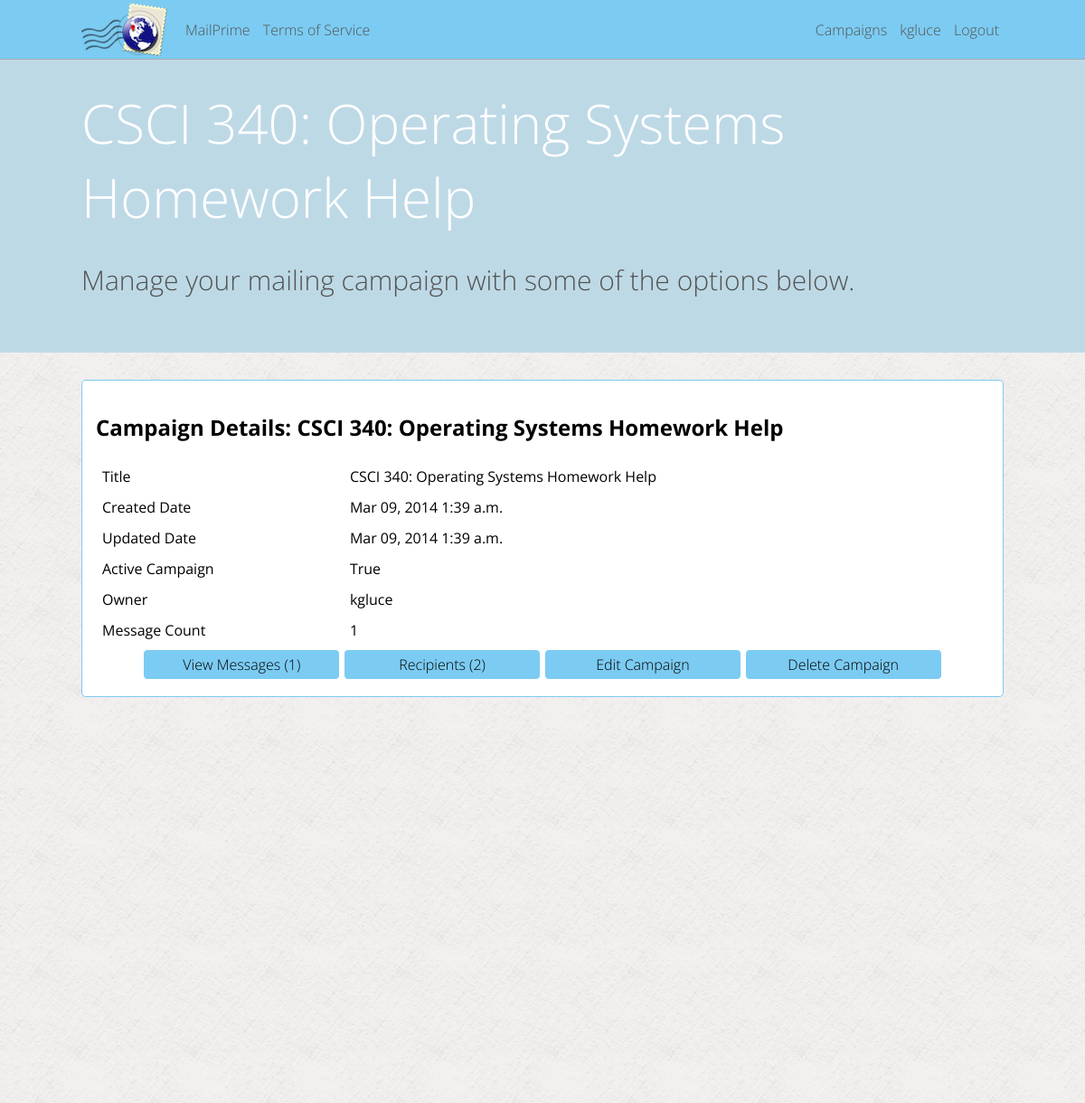
Page /kgluce/campaign-1 (signed in) on the earlier database version.
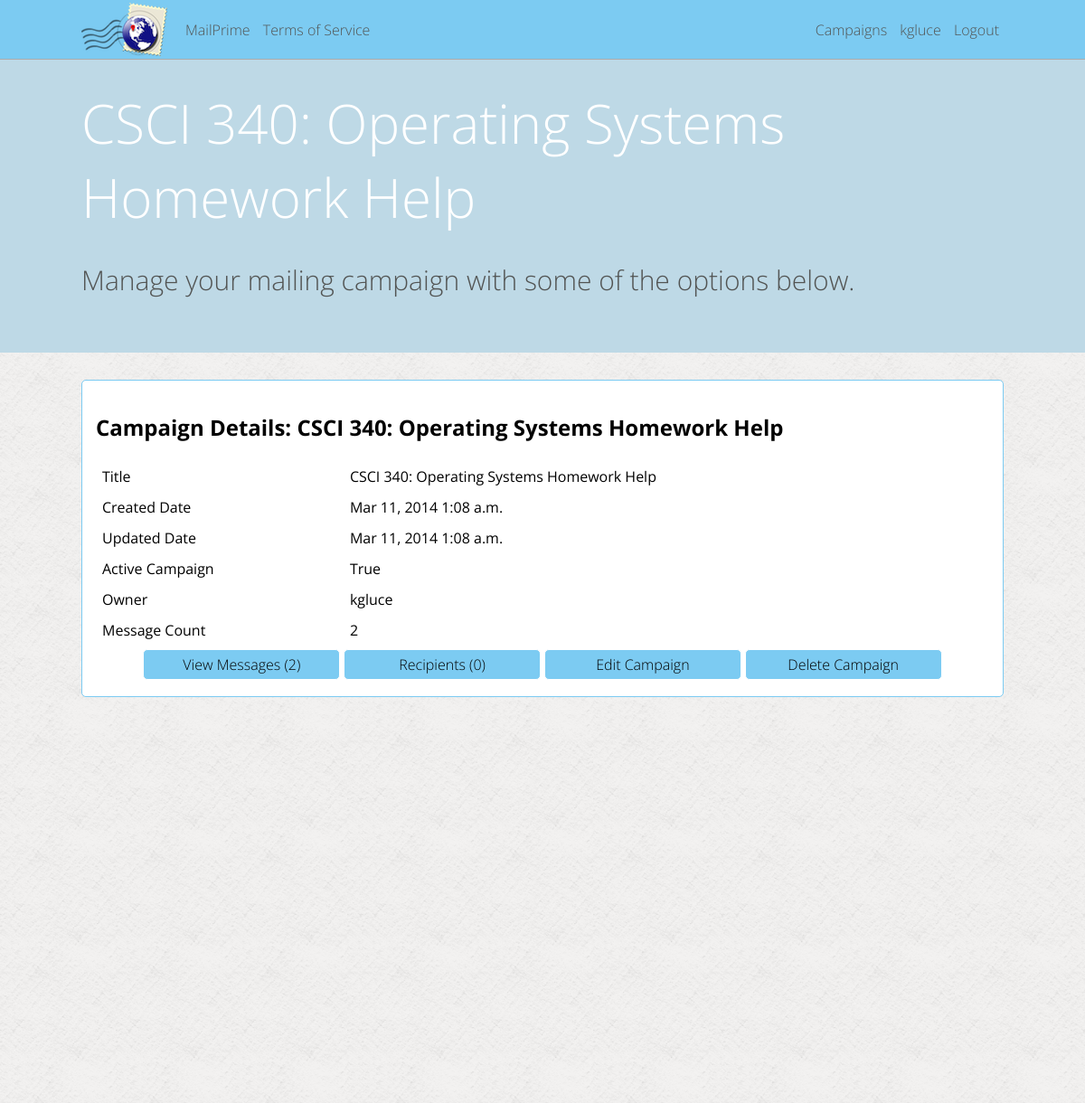
Same page on the later database version.
### mailer/models.py (models this page shows, shortened)
class Campaign(models.Model):
	title = models.CharField(max_length=200)
	about = models.TextField()
	created_date = models.DateTimeField(auto_now_add=True, blank=True)
	updated_date = models.DateTimeField(auto_now=True)
	active = models.BooleanField(default=True)
	user = models.ForeignKey(User)

### mailer/campaign_views.py (the view)
# urls.py: url(r'^(\w+)/campaign-(\d+)$', campaign_views.user_campaign, name='user_campaign'),
def user_campaign(request, param_username, param_campaign_pk):
	page_vars = {"page_title": 'Campaign View'}
	if current_user(request) and request.user.username == param_username:
		try:
			user_campaign = Campaign.objects.get(pk = param_campaign_pk)
		except Campaign.DoesNotExist:
			raise Http404
		if user_campaign.user.username != request.user.username:
			raise Http404
		if user_campaign.active == False:
			messages.add_message(request, messages.ERROR, 'Campaign disabled by MailPrime Administrator')
		page_vars['campaign'] = user_campaign
		page_vars['message_count'] = Message.objects.filter(campaign = user_campaign).count()
		page_vars['recipient_count'] = Recipient.objects.filter(campaign = user_campaign).count()
		return render(request, 'campaign/show.html', page_vars)
	else:
		raise Http404

### mailer/lib.py (called while the page is built)
def current_user(request):
	if request.user.is_authenticated():
		return True
	else:
		return False

### mailer/templates/campaign/show.html
{% extends "_base.html" %}
{% block content %}
<div class="solid_bg">
<h1>Campaign Details: {{ campaign.title }}</h1>
<table class="full_width">
	<tr>
		<td>Title</td>
		<td>{{ campaign.title }}</td>
	</tr>
	<tr>
		<td>Created Date</td>
		<td>{{ campaign.created_date|date:"M d, Y" }} {{ campaign.created_date|time:"P" }}</td>
	</tr>
	<tr>
		<td>Updated Date</td>
		<td>{{ campaign.updated_date|date:"M d, Y" }} {{ campaign.updated_date|time:"P" }}</td>
	</tr>
	<tr>
		<td>Active Campaign</td>
		<td>{{ campaign.active }}</td>
	</tr>
	<tr>
		<td>Owner</td>
		<td>{{ campaign.user }}</td>
	</tr>
	<tr>
		<td>Message Count</td>
		<td>{{ message_count }}</td>
	</tr>
</table>
<table class="ninety_center">
	<tr>
		<td><a class="link_button" href="/{{ user.username }}/campaign-{{ campaign.pk }}/messages">View Messages ({{ message_count }})</a></td>
		<td><a class="link_button" href="/{{user.username }}/campaign-{{ campaign.pk }}/recipients">Recipients ({{ recipient_count }})</a></td>
		<td><a class="link_button" href="/{{ user.username }}/campaign-{{ campaign.pk }}/edit">Edit Campaign</a></td>
		<td><a class="link_button" href="/{{ user.username }}/campaign-{{ campaign.pk }}/edit?action=delete">Delete Campaign</a></td>
 	</tr>
</table>
</div>
{% endblock %}
{% block header %}
<h5 id="header_title">{{ campaign.title }}</h5>
<p id="header_desc">Manage your mailing campaign with some of the options below.</p>
{% endblock header %}

### mailer/templates/_base.html (shortened to what this page needs)
{% load staticfiles %}
<!DOCTYPE html>
<html>
<head>
	<link href="{% static 'css/base.css' %}" rel="stylesheet">
	<link rel="stylesheet" href="//ajax.googleapis.com/ajax/libs/jqueryui/1.10.4/themes/smoothness/jquery-ui.css" />
</head>
<body>
	<nav>
		<div class="menu_wrapper">
			<img id="nav_icon" src="{% static 'images/nav_icon.png' %}" height="59px"></img>
			<ul class="nav_left">
				<li><a class="nav_link" href="/">MailPrime</a></li>
				<li><a class="nav_link" href="/tos">Terms of Service</a></li>
			</ul>
			<ul class="nav_right">
				{% if user.is_authenticated %}
				<li><a class="nav_link" href="/{{ user.username }}/campaigns">Campaigns</a></li>
				<li><a class="nav_link" href="/{{ user.username }}/account">{{ user.username }}</a></li>
				<li><a class="nav_link" href="/logout">Logout</a></li>
				{% else %}
				<li><a class="nav_link" href="/login">Login</a></li>
				{% endif %}
			</ul>
		</div>
	</nav>
	<header>
		<div class="content_wrapper">
			{% block header %}{% endblock header %}
		</div>
	</header>
	<section id="main">
		<div class="content_wrapper">
			{% block content %}
			{% endblock %}
		</div>
	</section>
</body>
</html>

### static/css/base.css (style rules this page uses)
html, body { height: 100%; }
html { font-family: 'Open Sans', sans-serif; }
.menu_wrapper { margin: 0 auto; padding: 0; height: 65px; max-width: 1200px; width: 85%; }
nav { position: fixed; width: 100%; height: 65px; left: 0px; top: 0px; background-color: #7ccbf2; outline: 1px outset #ffffff; }
.menu_wrapper { margin: 0 auto; padding: 0; height: 65px; max-width: 1200px; min-width: 590px; width: 85%; }
.nav_left { float: left; list-style: none; height: 100%; margin: 0; padding: 0; }
.nav_left li { font-family: 'Open Sans', sans-serif; font-weight: 300; color: #525453; padding-top: 22px; display: inline-block; padding-right: 5px; padding-left: 5px; height: 43px; }
.nav_left li .nav_link { text-decoration: none; color: #525453; }
#nav_icon { float: left; margin-right: 15px; margin-top: 3px; margin-bottom: 3px; }
.nav_right { float: right; list-style: none; height: 100%; margin: 0; padding: 0; }
.nav_right li { font-family: 'Open Sans', sans-serif; font-weight: 300; color: #525453; padding-top: 22px; display: inline-block; padding-right: 5px; padding-left: 5px; height: 43px; }
.nav_right li .nav_link { text-decoration: none; color: #525453; }
.solid_bg { background-color: #ffffff; padding: 15px; border-radius: 5px; border: 1px solid #ffffff; border: 1px solid #7ccbf2; margin: 0; }
.content_wrapper { margin: 0 auto; max-width: 1200px; width: 85%; padding: 0; height: 100%; }
body { margin: 0; padding: 0; }
header { background-color: #bed9e6; margin: 0; padding: 0; padding-top: 95px; padding-bottom: 30px; width: 100%; }
#header_title { font-family: 'Open Sans', sans-serif; font-weight: 300; color: #ffffff; font-size: 60px; margin: 0; padding: 0; }
#header_desc { font-family: 'Open Sans', sans-serif; font-weight: 300; color: #525453; font-size: 30px; }
section[id="main"] { width: 100%; margin: 0; padding: 0; padding-top: 30px; background-image: url('/static/images/white_pattern.png'); height: 100%; }
.ninety_center { width: 90%; margin: 0 auto; }
.ninety_center td { width: 25%; }
.link_button { display: block; padding: 5px; text-decoration: none; background-color: #7ccbf2; font-family: 'Open Sans', sans-serif; font-weight: 300; color: #000000; border-radius: 5px; border: 1px solid #ffffff; text-align: center; }
table[class='full_width'] { width: 100%; }
table[class='full_width'] td { padding: 5px; }

Differences in the rows shown:
changed Campaign "CSCI 340: Operating Systems Homework Help": created_date "Mar 09, 2014" → "Mar 11, 2014"; created_date "1:39 a.m." → "1:08 a.m."; updated_date "Mar 09, 2014" → "Mar 11, 2014"; updated_date "1:39 a.m." → "1:08 a.m."
Other differences:
{{ message_count }}: "1" → "2"
{{ recipient_count }}: "2" → "0"
